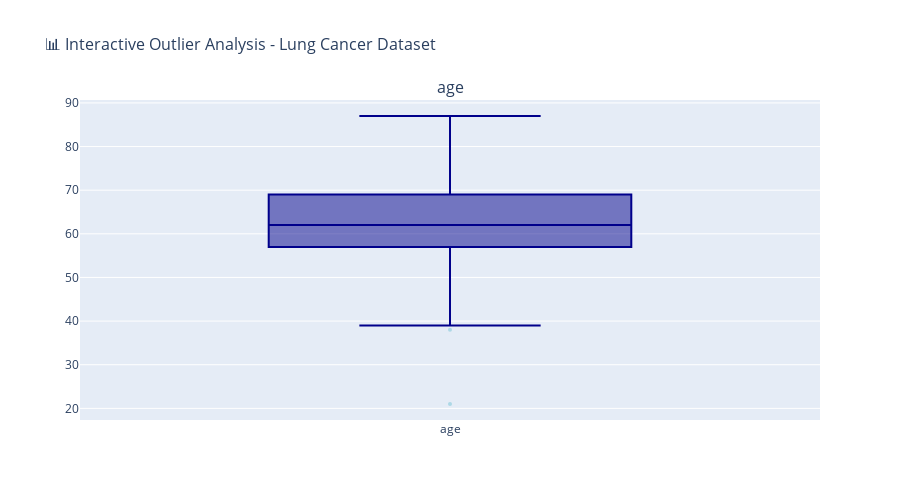
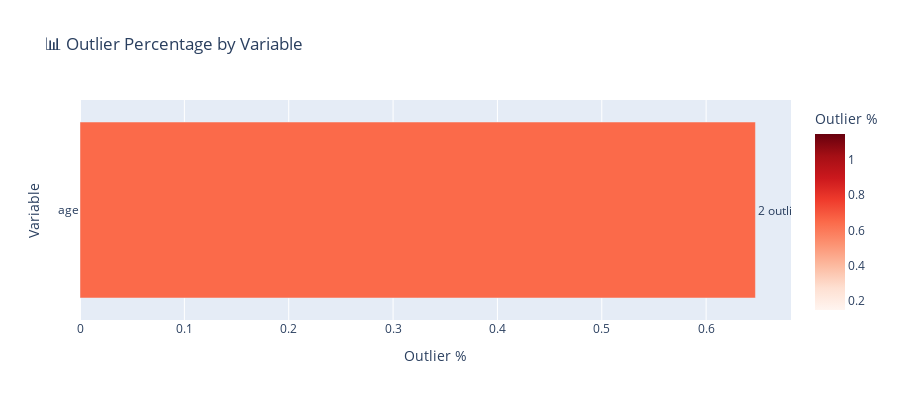

Here is the notebook cell these charts were saved with, in order:
### Markdown cell above
# 📊 Distribution Analysis & Statistical Insights

## 🎯 Understanding Data Distributions Through Box Plots
Statistical exploration of variable distributions, outliers, and patterns across patient features.

## 🔍 Key Distribution Patterns Revealed

### ⚡ Age Distribution
- **Range:** 21-82 years
- **Median:** ~61 years
- **Pattern:** Slightly right-skewed
- Majority of patients between 50-70 years
- Very few younger patients (21-38) are outliers
- Most patients cluster around the median age

### 👥 Binary Symptom Variables
- **Values:** 0 or 1 (absent/present)
- **Pattern:** Mostly balanced, some symptoms more prevalent
- No extreme outliers since binary values are constrained
- Useful for correlation and pattern detection

## 🎯 Critical Statistical Insights

### 🔥 Outlier Significance

#### 🌡️ Age Outliers
- **Lower-bound outliers:** Younger patients (21-38)
- **Upper-bound:** None beyond 87
- Rare age outliers have minimal impact on overall dataset patterns

#### 📈 Distribution Shapes
- **Age:** Slightly right-skewed
- **Symptoms:** Binary, evenly distributed
- **Target (lung_cancer):** 0/1, no continuous outliers

#### 🎯 Risk Implications
- Age may influence lung cancer risk but extreme ages are rare
- Binary symptom variables show no anomalous data
- Tail observations can be noted but are not critical for modeling

## 🚀 Strategic Implications

### 🎯 Data-Driven Modeling

#### 🎯 Feature Selection
- Include age and binary symptoms
- Rare outliers in age can be left as is or capped

#### 📋 Data Preprocessing
- Binary variables do not require outlier handling
- Age may be normalized or scaled if needed for algorithms sensitive to magnitude

#### 💡 Summary Insight
- Most features are well-behaved
- Only age shows minor outliers (0.65%)
- Dataset is generally clean and ready for predictive modeling

### Code cell
from plotly.subplots import make_subplots
import plotly.graph_objects as go
import plotly.express as px
import pandas as pd

# 1️⃣ Identificar variables numéricas
numerical_cols = ['age']
numerical_df = df[numerical_cols]

# 2️⃣ Crear subplots interactivos de Boxplot
fig = make_subplots(
    rows=1, cols=len(numerical_cols),
    subplot_titles=numerical_cols,
    vertical_spacing=0.08,
    horizontal_spacing=0.08
)

for i, column in enumerate(numerical_cols):
    fig.add_trace(
        go.Box(
            y=numerical_df[column],
            name=column,
            boxpoints='outliers',
            marker=dict(color='lightblue', outliercolor='red', size=4),
            line=dict(color='darkblue'),
            showlegend=False
        ),
        row=1, col=i+1
    )

fig.update_layout(
    title_text="📊 Interactive Outlier Analysis - Lung Cancer Dataset",
    height=500,
    showlegend=False,
    title_font_size=16
)
fig.show()

# Calculate comprehensive outlier statistics
print("\n" + "="*90)
print("🔍 COMPREHENSIVE OUTLIER ANALYSIS REPORT")
print("="*90)

outlier_analysis = []

for col in numerical_cols:
    Q1 = numerical_df[col].quantile(0.25)
    Q3 = numerical_df[col].quantile(0.75)
    IQR = Q3 - Q1
    
    lower_bound = Q1 - 1.5 * IQR
    upper_bound = Q3 + 1.5 * IQR
    
    outliers_mask = (numerical_df[col] < lower_bound) | (numerical_df[col] > upper_bound)
    outliers = numerical_df[col][outliers_mask]
    outlier_count = len(outliers)
    outlier_percentage = (outlier_count / len(numerical_df)) * 100
    
    extreme_outlier_mask = (numerical_df[col] < Q1 - 3*IQR) | (numerical_df[col] > Q3 + 3*IQR)
    extreme_outlier_count = extreme_outlier_mask.sum()
    
    outlier_analysis.append({
        'Variable': col,
        'Q1': Q1,
        'Q3': Q3,
        'IQR': IQR,
        'Lower_Bound': lower_bound,
        'Upper_Bound': upper_bound,
        'Outlier_Count': outlier_count,
        'Outlier_Percentage': outlier_percentage,
        'Extreme_Outliers': extreme_outlier_count,
        'Min_Outlier': outliers.min() if outlier_count>0 else None,
        'Max_Outlier': outliers.max() if outlier_count>0 else None
    })
    
    # Detalle del análisis por variable
    print(f"\n📈 {col.upper()}")
    print("-" * (len(col)+5))
    print(f"   📊 Quartiles:")
    print(f"      • Q1: {Q1:.2f}")
    print(f"      • Q3: {Q3:.2f}")
    print(f"      • IQR: {IQR:.2f}")
    print(f"   🎯 Outlier Bounds:")
    print(f"      • Lower: {lower_bound:.2f}")
    print(f"      • Upper: {upper_bound:.2f}")
    print(f"   🚨 Outlier Stats:")
    print(f"      • Total Outliers: {outlier_count} ({outlier_percentage:.2f}%)")
    print(f"      • Extreme Outliers: {extreme_outlier_count}")
    if outlier_count>0:
        print(f"   📍 Outlier Range: Min={outliers.min():.2f}, Max={outliers.max():.2f}")

# 4️⃣ Crear DataFrame resumen
outlier_summary_df = pd.DataFrame(outlier_analysis)

# 5️⃣ Visualización interactiva de porcentajes de outliers
fig_summary = px.bar(
    outlier_summary_df,
    x='Outlier_Percentage',
    y='Variable',
    color='Outlier_Percentage',
    text='Outlier_Count',
    color_continuous_scale='Reds',
    labels={'Outlier_Percentage':'Outlier %', 'Variable':'Variable'},
    title='📊 Outlier Percentage by Variable'
)
fig_summary.update_traces(texttemplate='%{text} outliers', textposition='outside')
fig_summary.update_layout(height=400, yaxis={'categoryorder':'total ascending'})
fig_summary.show()

print(f"\n{'='*90}")
print("💡 KEY INSIGHTS & INTERPRETATIONS")
print("="*90)

high_outlier_vars = outlier_summary_df[outlier_summary_df['Outlier_Percentage'] > 10]['Variable'].tolist()
moderate_outlier_vars = outlier_summary_df[(outlier_summary_df['Outlier_Percentage'] >= 5) & 
                                         (outlier_summary_df['Outlier_Percentage'] <= 10)]['Variable'].tolist()
low_outlier_vars = outlier_summary_df[outlier_summary_df['Outlier_Percentage'] < 5]['Variable'].tolist()

print(f"\n🔴 HIGH OUTLIER VARIABLES (>10%):")
for var in high_outlier_vars:
    pct = outlier_summary_df[outlier_summary_df['Variable'] == var]['Outlier_Percentage'].iloc[0]
    print(f"   • {var}: {pct:.1f}% outliers")

print(f"\n🟡 MODERATE OUTLIER VARIABLES (5-10%):")
for var in moderate_outlier_vars:
    pct = outlier_summary_df[outlier_summary_df['Variable'] == var]['Outlier_Percentage'].iloc[0]
    print(f"   • {var}: {pct:.1f}% outliers")

print(f"\n🟢 LOW OUTLIER VARIABLES (<5%):")
for var in low_outlier_vars:
    pct = outlier_summary_df[outlier_summary_df['Variable'] == var]['Outlier_Percentage'].iloc[0]
    print(f"   • {var}: {pct:.1f}% outliers")

print(f"\n📊 STATISTICAL OBSERVATIONS:")
total_outliers = outlier_summary_df['Outlier_Count'].sum()
avg_outlier_pct = outlier_summary_df['Outlier_Percentage'].mean()
print(f"   • Total outliers across all variables: {total_outliers:,}")
print(f"   • Average outlier percentage: {avg_outlier_pct:.2f}%")
print(f"   • Variables with perfect distribution: {len(low_outlier_vars)} out of {len(numerical_cols)}")

print(f"\n🎯 RECOMMENDATIONS:")
print(f"   • Consider log transformation for highly skewed variables")
print(f"   • Investigate extreme outliers for data quality issues")
print(f"   • Use robust statistical methods for variables with >10% outliers")
print(f"   • Binary variables show excellent data quality (0% outliers)")

### Figure 1 — Plotly figure (JSON) as saved in the notebook; plotly's stock layout.template omitted (floating-point values rounded to 4 significant figures; data arrays with more than 128 entries replaced by an {"elided": "..."} marker saying what was removed)
{"data": [{"boxpoints": "outliers", "line": {"color": "darkblue"}, "marker": {"color": "lightblue", "outliercolor": "red", "size": 4}, "name": "age", "showlegend": false, "type": "box", "xaxis": "x", "y": {"elided": "309 int values"}, "yaxis": "y"}], "layout": {"annotations": [{"font": {"size": 16}, "showarrow": false, "text": "age", "x": 0.5, "xanchor": "center", "xref": "paper", "y": 1, "yanchor": "bottom", "yref": "paper"}], "height": 500, "showlegend": false, "title": {"font": {"size": 16}, "text": "📊 Interactive Outlier Analysis - Lung Cancer Dataset"}, "xaxis": {"anchor": "y", "domain": [0, 1]}, "yaxis": {"anchor": "x", "domain": [0, 1]}}}

### Figure 2 — Plotly figure (JSON) as saved in the notebook; plotly's stock layout.template omitted (floating-point values rounded to 4 significant figures)
{"data": [{"hovertemplate": "Outlier %=%{marker.color}<br>Variable=%{y}<br>Outlier_Count=%{text}<extra></extra>", "legendgroup": "", "marker": {"color": [0.6472], "coloraxis": "coloraxis", "pattern": {"shape": ""}}, "name": "", "orientation": "h", "showlegend": false, "text": [2.0], "textposition": "outside", "texttemplate": "%{text} outliers", "type": "bar", "x": [0.6472], "xaxis": "x", "y": ["age"], "yaxis": "y"}], "layout": {"barmode": "relative", "coloraxis": {"colorbar": {"title": {"text": "Outlier %"}}, "colorscale": [[0, "rgb(255,245,240)"], [0.125, "rgb(254,224,210)"], [0.25, "rgb(252,187,161)"], [0.375, "rgb(252,146,114)"], [0.5, "rgb(251,106,74)"], [0.625, "rgb(239,59,44)"], [0.75, "rgb(203,24,29)"], [0.875, "rgb(165,15,21)"], [1, "rgb(103,0,13)"]]}, "height": 400, "legend": {"tracegroupgap": 0}, "title": {"text": "📊 Outlier Percentage by Variable"}, "xaxis": {"anchor": "y", "domain": [0, 1], "title": {"text": "Outlier %"}}, "yaxis": {"anchor": "x", "categoryorder": "total ascending", "domain": [0, 1], "title": {"text": "Variable"}}}}
